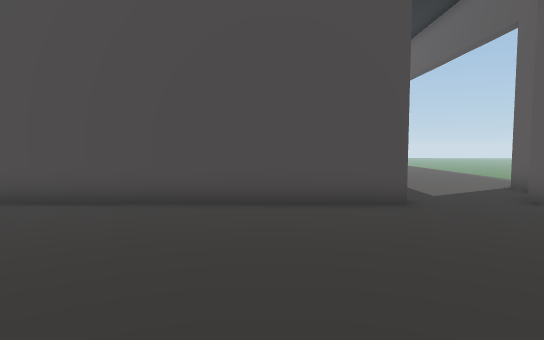
[1] (above)

23 first-person views from a walk through a scene from a Unity 3-D project. The camera is 1.3 m above the floor, tilts 4° down and sees 75° across. The floor is counted in squares, 1 m on a side. Each view is taken from the middle of a square. On the plan, view 1 faces up. The plan holds only what a view shows up to about 15 squares ahead; the rest is blank. The place goes on beyond the plan. The player is left out.

[2]
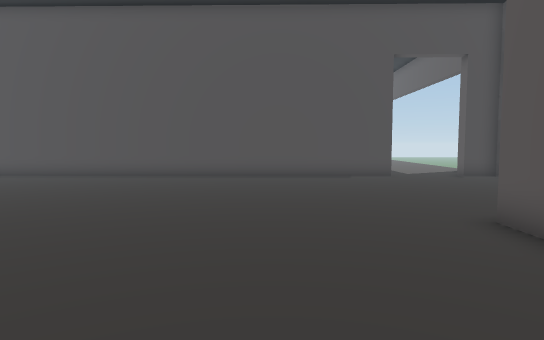

[3]
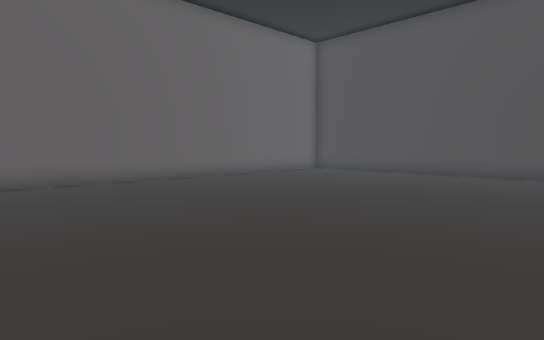

[4]
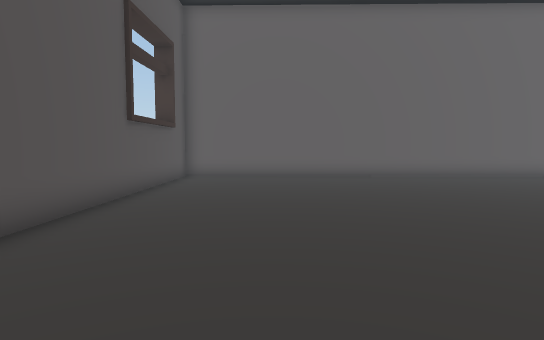

[5]
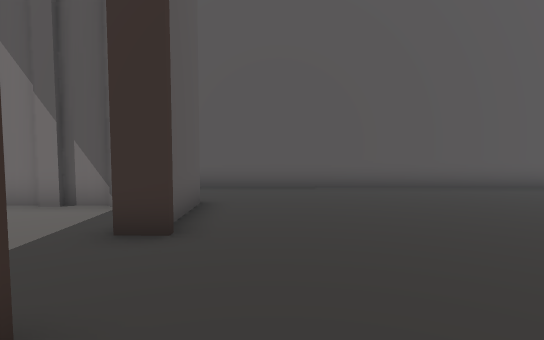

[6]
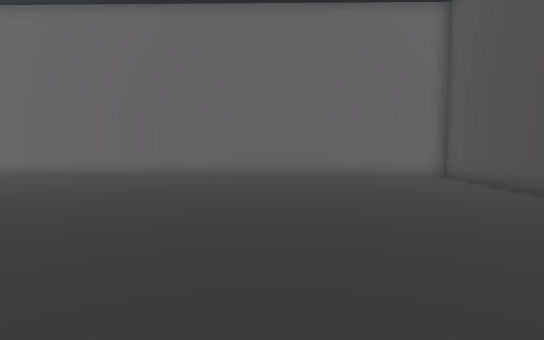

[7]
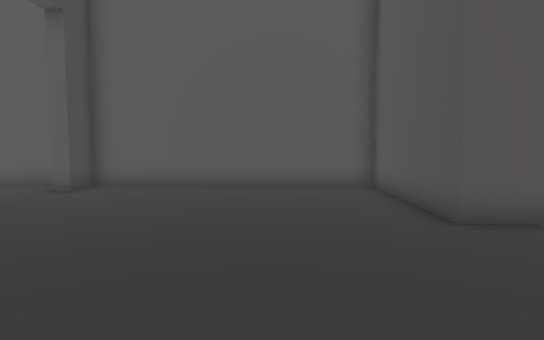

[8]
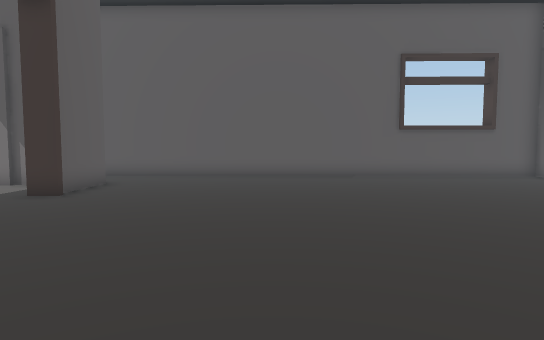

[9]
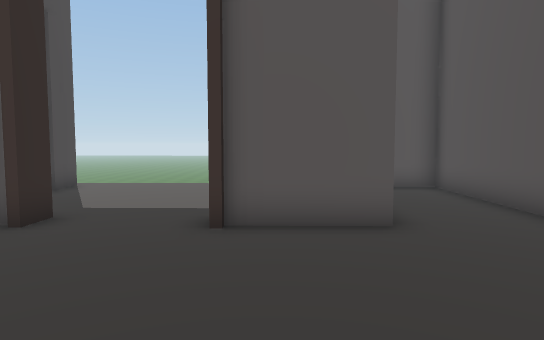

[10]
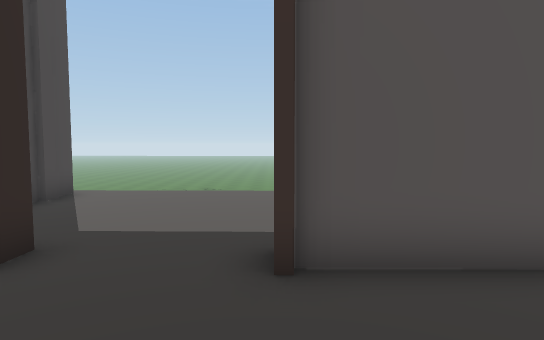

[11]
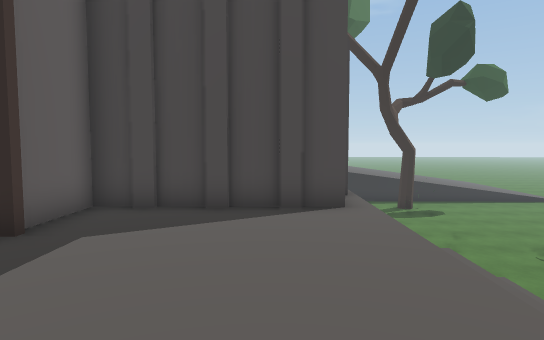

[12]
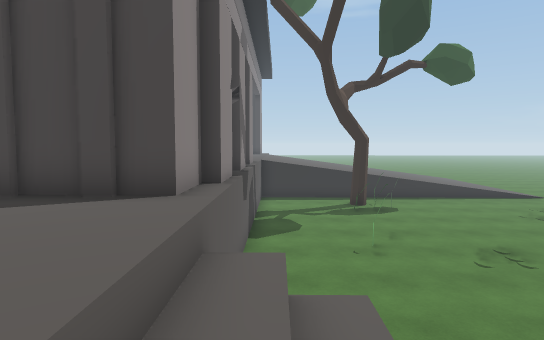

[13]
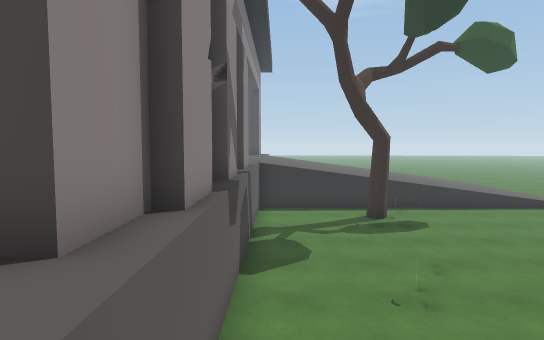

[14]
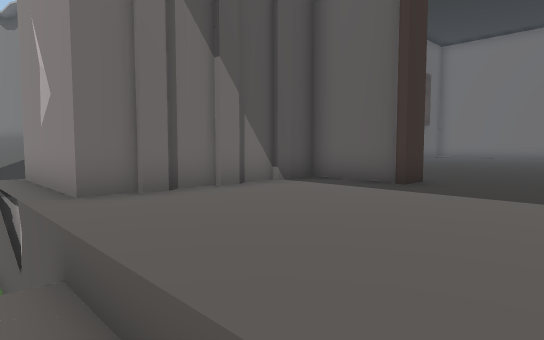

[15]
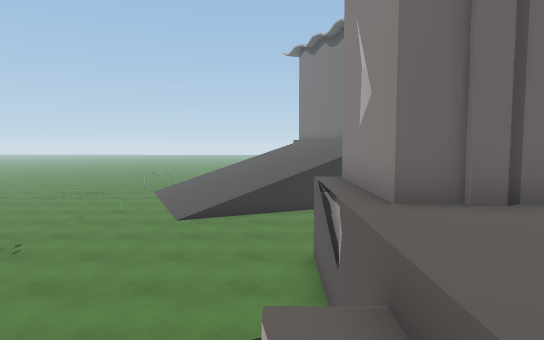

[16]
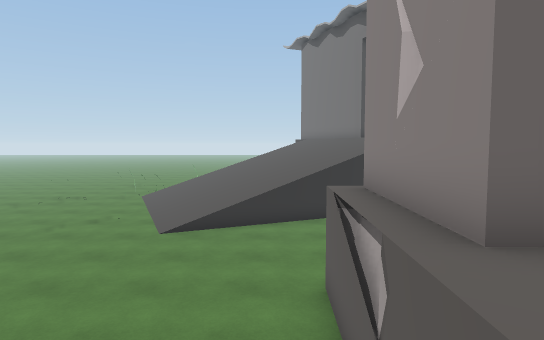

[17]
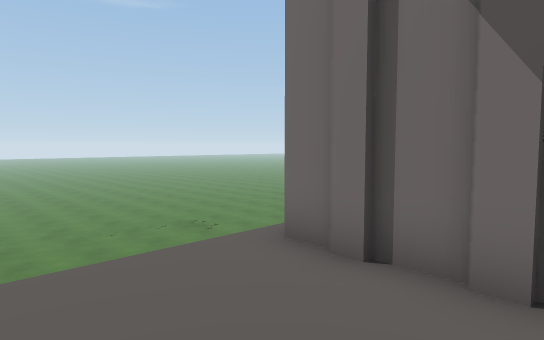

[18]
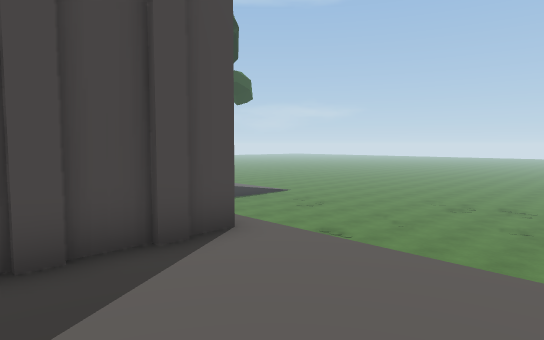

[19]
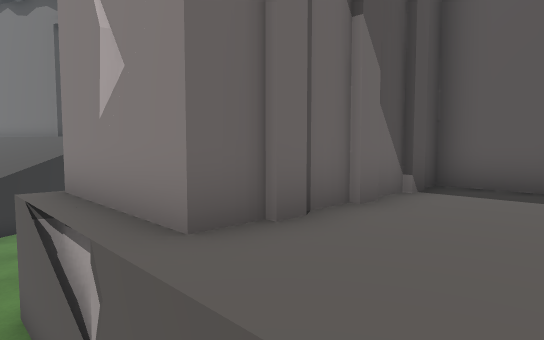

[20]
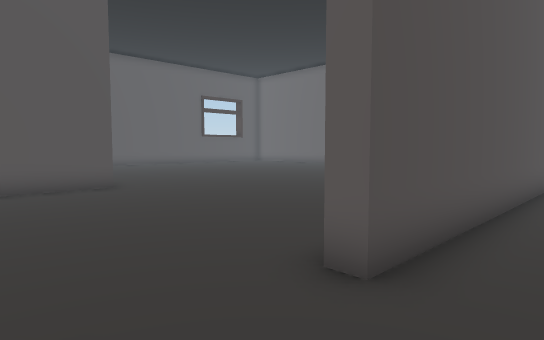

[21]
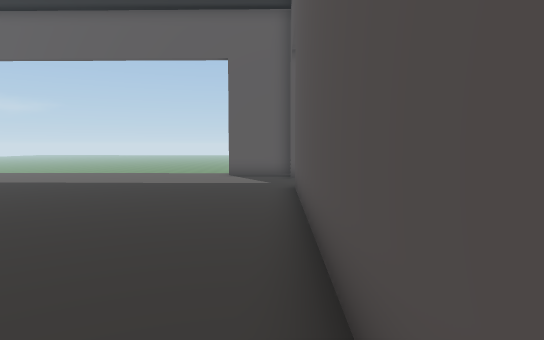

[22]
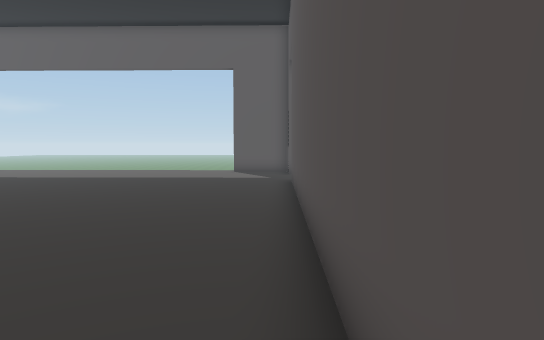

[23]
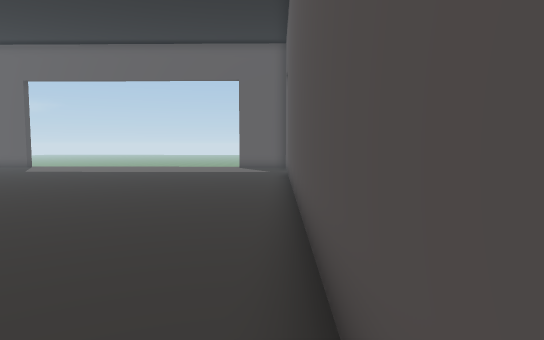

### Floor plan
Key: @ floor where view 1 was taken; # wall or solid block; . main floor; - floor 2 m lower than the main floor; / step, stairs or slope; = window, fence, low wall or low ledge; v drop or lower ground; T tree; O other object.
Columns run from 15 left of view 1 to 15 right of it. Each row starts with its distance up from view 1.
 10     ..................##----T--
  9   . ..................##----T--
  8 ##################...###-------
  7 #.....................##-------
  6 #.....................##-------
  5 #.....................##-------
  4 #.....................##-------
  3 #.....................##---O---
  2 #.....................##-------
  1 #.....................##-------
  0 #..............@......##-------
 -1 #................#######  -----
 -2 #................##.##.#  --- -
 -3 #................#.....//=
 -4 #................#.....//v
 -5 #......................//
 -6 #....................../
 -7 #......................//
 -8 #................#.....//
 -9 #................#.....v
-10 #................###### -------
-11 #.....................##-------
-12 #.....................##-------
-13 ########################-------
-14                        #-------
-15                        --------
-16                        --------
-17                       ---------
-18                       -----/---
-19                       ---///---
-20                       -#/////--
-21                     -v///////--
-22                     //////////-
-23                     ///
-24                     ///
-25                      //

Positions as (right, up) in squares from view 1, and headings:
1: (0, 0), facing up
2: (-2, -7), facing up
3: (-2, -8), facing up-left
4: (0, -9), facing left
5: (0, -2), facing down
6: (0, 1), facing left
7: (-4, 2), facing right
8: (-4, 2), facing down
9: (-4, -8), facing right
10: (-2, -7), facing right
11: (6, -9), facing up
12: (9, -7), facing up
13: (9, -4), facing up
14: (9, -4), facing down-left
15: (9, -5), facing down
16: (9, -7), facing down
17: (4, -6), facing down-right
18: (4, -6), facing up-right
19: (9, -7), facing down-left
20: (6, 10), facing down-left
21: (-8, 9), facing right
22: (-10, 9), facing right
23: (-13, 9), facing right
